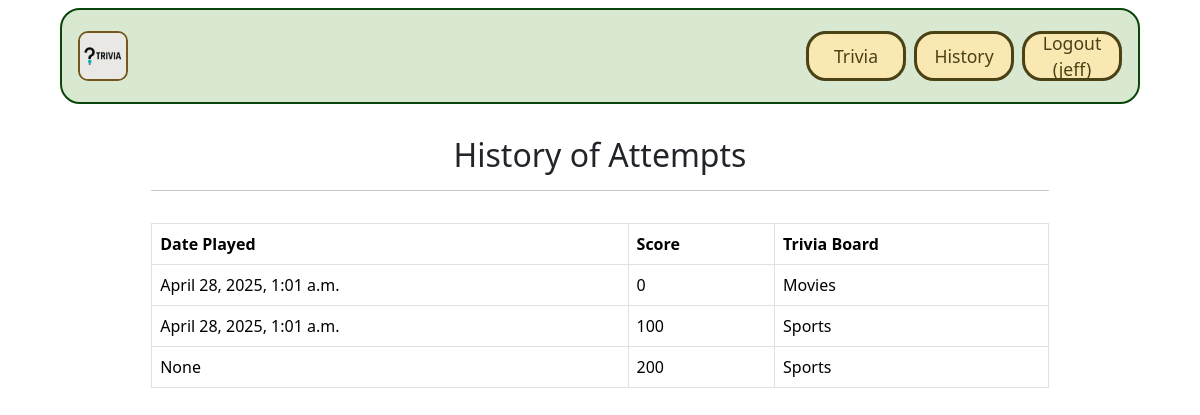
Page /trivias/history/ (signed in) on the earlier database version.
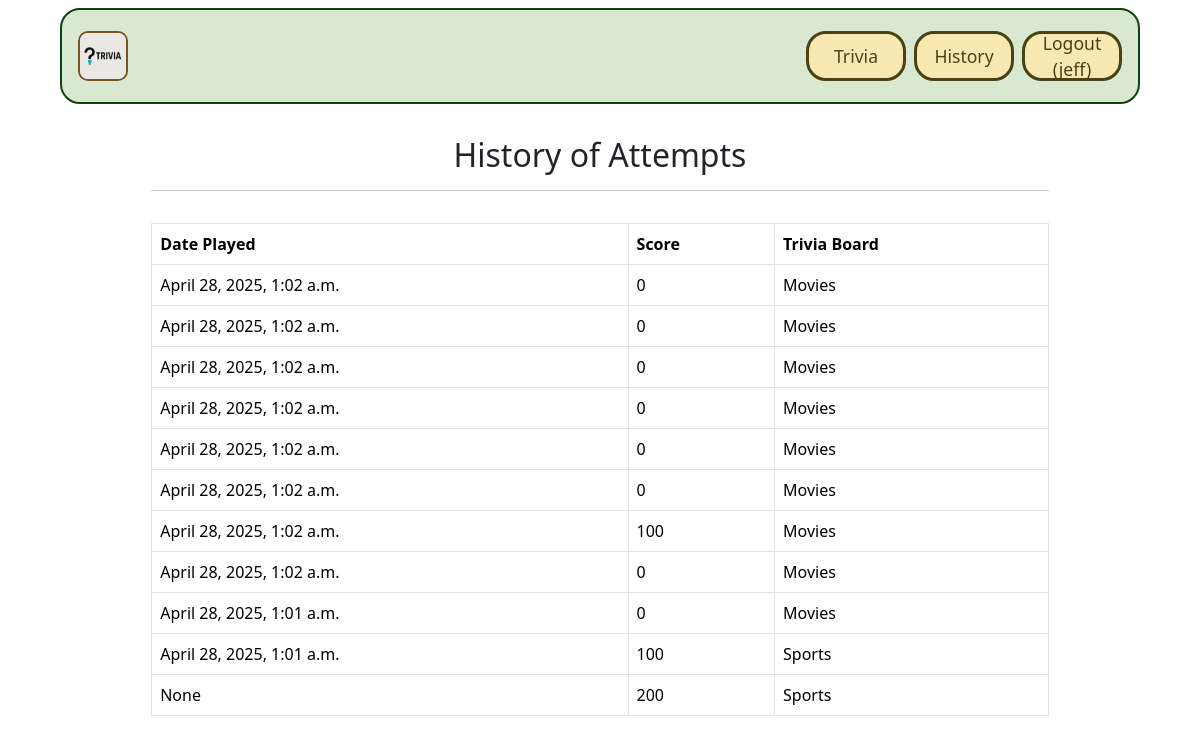
Same page on the later database version.
### trivias/models.py (models this page shows, shortened)
class TriviaScore(models.Model):
    user = models.ForeignKey(User, on_delete=models.CASCADE)
    trivia = models.ForeignKey('Trivia', on_delete=models.CASCADE)
    score = models.IntegerField(default=0)
    last_played = models.DateTimeField(null=True, blank=True)

class Trivia(models.Model):
    id = models.AutoField(primary_key=True)
    name = models.CharField(max_length=255)
    difficulty = models.CharField(max_length=255)
    image = models.ImageField(upload_to='trivia_images/')
    url = models.CharField(max_length=255, blank=True, null=True)

### trivias/views.py (the view)
# urls.py: path('history/', views.history, name='history'),
def history(request):
    if request.user.is_authenticated:
        trivia_scores = TriviaScore.objects.filter(user=request.user).order_by('-last_played')
    else:
        trivia_scores = []
    return render(request, 'trivias/history.html', {'trivia_scores': trivia_scores})

### trivias/templates/trivias/history.html
{% extends 'base.html' %}
{% block content %}
<div class="p-3">
    <div class="container">
        <div class="row mt-3">
            <div class="col mx-auto mb-3 text-center">
                <h2>History of Attempts</h2>
                <hr />
            </div>
        </div>
        {% if trivia_scores %}
        <div class="row">
            <div class="col">
                <table class="table table-bordered">
                    <thead>
                        <tr>
                            <th>Date Played</th>
                            <th>Score</th>
                            <th>Trivia Board</th>
                        </tr>
                    </thead>
                    <tbody>
                        {% for score in trivia_scores %}
                        <tr>
                            <td>{{ score.last_played }}</td>
                            <td>{{ score.score }}</td>
                            <td>{{ score.trivia.name }}</td>
                        </tr>
                        {% endfor %}
                    </tbody>
                </table>
            </div>
        </div>
        {% else %}
        <div class="alert alert-info">
            No attempts yet for this trivia board.
        </div>
        {% endif %}
    </div>
</div>
{% endblock %}

Differences in the rows shown:
added TriviaScore: last_played "April 28, 2025, 1:02 a.m.", score "0", trivia.name "Movies"
added TriviaScore: last_played "April 28, 2025, 1:02 a.m.", score "0", trivia.name "Movies"
added TriviaScore: last_played "April 28, 2025, 1:02 a.m.", score "0", trivia.name "Movies"
added TriviaScore: last_played "April 28, 2025, 1:02 a.m.", score "0", trivia.name "Movies"
added TriviaScore: last_played "April 28, 2025, 1:02 a.m.", score "0", trivia.name "Movies"
added TriviaScore: last_played "April 28, 2025, 1:02 a.m.", score "0", trivia.name "Movies"
added TriviaScore: last_played "April 28, 2025, 1:02 a.m.", score "100", trivia.name "Movies"
added TriviaScore: last_played "April 28, 2025, 1:02 a.m.", score "0", trivia.name "Movies"
